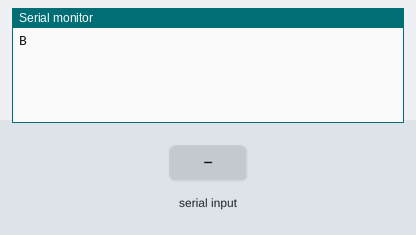
This sketch was run on a simulated Arduino Uno, built with avr-gcc and run on an emulated ATmega328P. Parts: the last lines printed to the serial monitor. Inputs (shaded band) come from the test bench.

Above: at 1.2 s.
1.3 s: "H90\n" received over Serial
At 2.5 s:
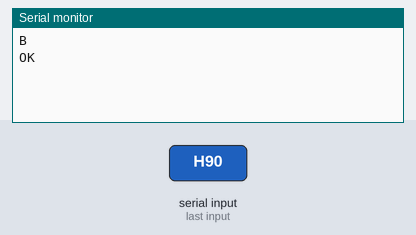
2.8 s: "T,45\n" received over Serial
At 4.3 s:
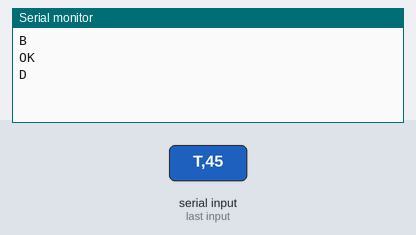

Measured:
- after the input at 1.3 s, the serial monitor: prints a new line at once (image 1)
- after the input at 2.8 s, the serial monitor: prints a new line after 0.05 s (image 2)

The sketch:

arduino-uno-live.ino
```cpp
/*
 * arduino-uno-live.ino — Intérprete "en vivo" para Arduino UNO
 * ============================================================
 * SALIDA PWM (buzzer): pin digital 8 · tone()/Timer2  →  #define BUZZER_PIN 8
 * ============================================================
 * Firmware FIJO: se flashea UNA sola vez. No lleva ninguna canción;
 * escucha el puerto serial y toca, una a una, las figuras que la app
 * web le dicta en modo "live" por USB. Mismo protocolo que el ESP32.
 *
 * La PC envía las frecuencias ya calculadas con la afinación del
 * editor (DO0 = 16.3516 Hz), así el tono suena idéntico al navegador.
 *
 * Buzzer en el pin 8 (igual que la plantilla arduino-uno del editor).
 *
 * ------------------------------------------------------------
 * PROTOCOLO (115200 baud, líneas terminadas en '\n')
 *   PC → UNO:   H · T<freq>,<ms> · L<freq>,<ms> · S<ms> · X
 *   UNO → PC:   B (boot) · OK (handshake) · D (figura terminada)
 *
 * L = T pero LIGADA: no corta el tono al terminar (la siguiente figura
 * cambia la frecuencia sin pasar por silencio, igual que el legato de
 * Web Audio).
 *
 * La PC puede mandar la figura N+1 mientras N todavía suena (pipeline
 * de 1 evento): como sostener() solo consume bytes cuando son 'X', el
 * resto queda intacto en el buffer de Serial y se procesa apenas
 * termina la figura actual, sin otra ida y vuelta USB.
 * ============================================================
 */

#include <Arduino.h>

#define BUZZER_PIN  8
#define CHECK_MS    4      // cada cuánto se revisa el serial dentro de una figura

void setup() {
  Serial.begin(115200);
  pinMode(BUZZER_PIN, OUTPUT);
  noTone(BUZZER_PIN);
  Serial.println("B");     // avisa a la PC que está listo
}

/*
 * Toca `freq` Hz (0 = silencio) durante `ms`, revisando el serial:
 * si llega una 'X', corta al instante y aborta. Devuelve true si
 * terminó normal, false si fue interrumpida por un paro.
 * `cortarAlFinal=false` (comando 'L') deja el buzzer sonando al
 * terminar — la próxima figura cambia la frecuencia sin pasar por
 * silencio, para que la ligadura no re-ataque.
 */
bool sostener(uint16_t freq, uint32_t ms, bool cortarAlFinal = true) {
  if (freq > 0) tone(BUZZER_PIN, freq);
  else          noTone(BUZZER_PIN);

  uint32_t inicio = millis();
  while (millis() - inicio < ms) {
    if (Serial.available() && Serial.peek() == 'X') {
      Serial.read();                 // consume la 'X'
      // Descarta cualquier figura que la PC ya haya adelantado (pipeline
      // de 1 evento, H1): un paro es total, no debe sonar la siguiente.
      while (Serial.available()) Serial.read();
      noTone(BUZZER_PIN);
      return false;                  // abortada → no se manda "D"
    }
    delay(CHECK_MS);
  }
  if (cortarAlFinal) noTone(BUZZER_PIN);
  return true;
}

void loop() {
  if (!Serial.available()) return;

  String linea = Serial.readStringUntil('\n');
  linea.trim();
  if (linea.length() == 0) return;

  switch (linea.charAt(0)) {

    case 'H':                        // handshake
      Serial.println("OK");
      break;

    case 'X':                        // paro fuera de una figura
      noTone(BUZZER_PIN);
      break;

    case 'T': {                      // T<freq>,<ms>
      int coma = linea.indexOf(',');
      if (coma < 0) break;
      uint16_t freq = (uint16_t) linea.substring(1, coma).toInt();
      uint32_t ms   = (uint32_t) linea.substring(coma + 1).toInt();
      if (sostener(freq, ms)) Serial.println("D");
      break;
    }

    case 'L': {                      // L<freq>,<ms> — como T, pero ligada (sin re-ataque)
      int coma = linea.indexOf(',');
      if (coma < 0) break;
      uint16_t freq = (uint16_t) linea.substring(1, coma).toInt();
      uint32_t ms   = (uint32_t) linea.substring(coma + 1).toInt();
      if (sostener(freq, ms, false)) Serial.println("D");
      break;
    }

    case 'S': {                      // S<ms>
      uint32_t ms = (uint32_t) linea.substring(1).toInt();
      if (sostener(0, ms)) Serial.println("D");
      break;
    }
  }
}
```
